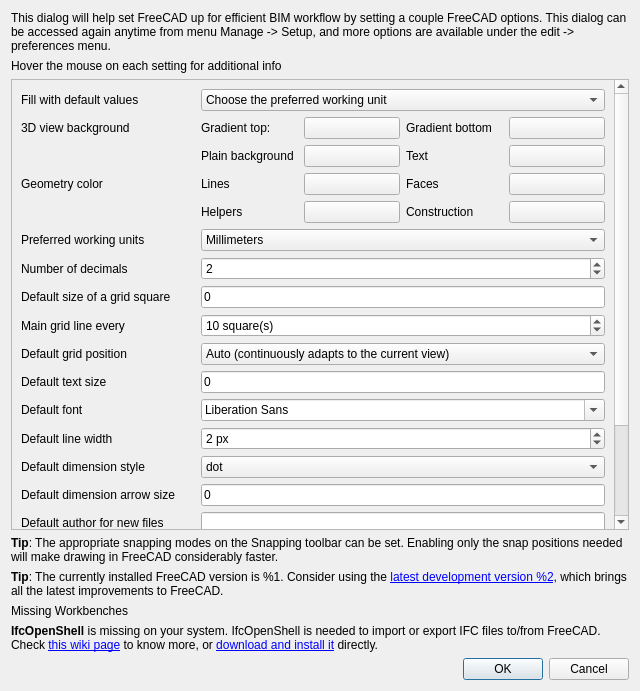
<?xml version="1.0" encoding="UTF-8"?>
<ui version="4.0">
 <class>BIMSetupDialog</class>
 <widget class="QDialog" name="BIMSetupDialog">
  <property name="windowModality">
   <enum>Qt::WindowModal</enum>
  </property>
  <property name="geometry">
   <rect>
    <x>0</x>
    <y>0</y>
    <width>640</width>
    <height>691</height>
   </rect>
  </property>
  <property name="windowTitle">
   <string>BIM Setup</string>
  </property>
  <layout class="QVBoxLayout" name="verticalLayout">
   <item>
    <widget class="QLabel" name="label_2">
     <property name="text">
      <string>This dialog will help set FreeCAD up for efficient BIM workflow by setting a couple FreeCAD options. This dialog can be accessed again anytime from menu Manage -&gt; Setup, and more options are available under the edit -&gt; preferences menu.</string>
     </property>
     <property name="wordWrap">
      <bool>true</bool>
     </property>
    </widget>
   </item>
   <item>
    <widget class="QLabel" name="label_18">
     <property name="text">
      <string>Hover the mouse on each setting for additional info</string>
     </property>
    </widget>
   </item>
   <item>
    <widget class="QScrollArea" name="scrollArea">
     <property name="widgetResizable">
      <bool>true</bool>
     </property>
     <widget class="QWidget" name="scrollAreaWidgetContents">
      <property name="geometry">
       <rect>
        <x>0</x>
        <y>-546</y>
        <width>667</width>
        <height>871</height>
       </rect>
      </property>
      <layout class="QVBoxLayout" name="verticalLayout_2">
       <item>
        <layout class="QGridLayout" name="gridLayout">
         <item row="11" column="0">
          <widget class="QLabel" name="label_7">
           <property name="text">
            <string>Default dimension style</string>
           </property>
          </widget>
         </item>
         <item row="4" column="0">
          <widget class="QLabel" name="label_14">
           <property name="text">
            <string>Number of decimals</string>
           </property>
          </widget>
         </item>
         <item row="15" column="1">
          <widget class="QCheckBox" name="settingNewdocument">
           <property name="toolTip">
            <string>&lt;html&gt;&lt;head/&gt;&lt;body&gt;&lt;p&gt;Check this to make FreeCAD start with a new blank document. Location in preferences: &lt;span style=&quot; font-weight:600;&quot;&gt;General &amp;gt; Document &amp;gt; Create new document at startup&lt;/span&gt;&lt;/p&gt;&lt;/body&gt;&lt;/html&gt;</string>
           </property>
           <property name="text">
            <string/>
           </property>
          </widget>
         </item>
         <item row="0" column="1">
          <widget class="QComboBox" name="comboPresets">
           <property name="toolTip">
            <string>Choose one of the presets in this list to fill all the settings below with predetermined values</string>
           </property>
           <item>
            <property name="text">
             <string>Choose the preferred working unit</string>
            </property>
           </item>
           <item>
            <property name="text">
             <string>Centimeters</string>
            </property>
           </item>
           <item>
            <property name="text">
             <string>Meters</string>
            </property>
           </item>
           <item>
            <property name="text">
             <string>US/Imperial</string>
            </property>
           </item>
          </widget>
         </item>
         <item row="6" column="0">
          <widget class="QLabel" name="label_17">
           <property name="text">
            <string>Main grid line every</string>
           </property>
          </widget>
         </item>
         <item row="3" column="1">
          <widget class="QComboBox" name="settingUnits">
           <property name="toolTip">
            <string>&lt;html&gt;&lt;head/&gt;&lt;body&gt;&lt;p&gt;The preferred unit that will be used everywhere: in dialogs, measurements and dimensions. However, any other unit can be entered anytime. Changing the default unit system anytime will not cause any modification to the model. Location in preferences: &lt;span style=&quot; font-weight:600;&quot;&gt;General &amp;gt; Default unit system&lt;/span&gt;&lt;/p&gt;&lt;/body&gt;&lt;/html&gt;</string>
           </property>
           <item>
            <property name="text">
             <string>Millimeters</string>
            </property>
           </item>
           <item>
            <property name="text">
             <string>Centimeters</string>
            </property>
           </item>
           <item>
            <property name="text">
             <string>Meters</string>
            </property>
           </item>
           <item>
            <property name="text">
             <string>Inches</string>
            </property>
           </item>
           <item>
            <property name="text">
             <string>Feet</string>
            </property>
           </item>
           <item>
            <property name="text">
             <string>Architectural</string>
            </property>
           </item>
          </widget>
         </item>
         <item row="8" column="0">
          <widget class="QLabel" name="label_4">
           <property name="text">
            <string>Default text size</string>
           </property>
          </widget>
         </item>
         <item row="16" column="0">
          <widget class="QLabel" name="label_12">
           <property name="text">
            <string>Number of backup files</string>
           </property>
          </widget>
         </item>
         <item row="4" column="1">
          <widget class="QSpinBox" name="settingDecimals">
           <property name="toolTip">
            <string>&lt;html&gt;&lt;head/&gt;&lt;body&gt;&lt;p&gt;The number of decimals preferred in the interface controls and measurements. Location in preferences: &lt;span style=&quot; font-weight:600;&quot;&gt;General &amp;gt; Units &amp;gt; Number of decimals&lt;/span&gt;&lt;/p&gt;&lt;/body&gt;&lt;/html&gt;</string>
           </property>
           <property name="value">
            <number>2</number>
           </property>
          </widget>
         </item>
         <item row="6" column="1">
          <widget class="QSpinBox" name="settingSquares">
           <property name="toolTip">
            <string>&lt;html&gt;&lt;head/&gt;&lt;body&gt;&lt;p&gt;How many small squares between each main line of the grid. Location in preferences: &lt;span style=&quot; font-weight:600;&quot;&gt;Draft &amp;gt; Grid and snapping &amp;gt; Main line every&lt;/span&gt;&lt;/p&gt;&lt;/body&gt;&lt;/html&gt;</string>
           </property>
           <property name="suffix">
            <string> square(s)</string>
           </property>
           <property name="value">
            <number>10</number>
           </property>
          </widget>
         </item>
         <item row="11" column="1">
          <widget class="QComboBox" name="settingDimstyle">
           <property name="toolTip">
            <string>&lt;html&gt;&lt;head/&gt;&lt;body&gt;&lt;p&gt;Default dimension style. Location in preferences: &lt;span style=&quot; font-weight:600;&quot;&gt;Draft &amp;gt; Texts and dimensions &amp;gt; Arrow style, TechDraw &amp;gt; TechDraw 2 &amp;gt; Arrow Style&lt;/span&gt;&lt;/p&gt;&lt;/body&gt;&lt;/html&gt;</string>
           </property>
           <item>
            <property name="text">
             <string>dot</string>
            </property>
           </item>
           <item>
            <property name="text">
             <string>arrow</string>
            </property>
           </item>
           <item>
            <property name="text">
             <string>slash</string>
            </property>
           </item>
           <item>
            <property name="text">
             <string>thick slash</string>
            </property>
           </item>
          </widget>
         </item>
         <item row="17" column="0">
          <widget class="QLabel" name="label_28">
           <property name="text">
            <string>Default camera altitude</string>
           </property>
          </widget>
         </item>
         <item row="7" column="0">
          <widget class="QLabel" name="label_15">
           <property name="text">
            <string>Default grid position</string>
           </property>
          </widget>
         </item>
         <item row="3" column="0">
          <widget class="QLabel" name="label">
           <property name="text">
            <string>Preferred working units</string>
           </property>
          </widget>
         </item>
         <item row="15" column="0">
          <widget class="QLabel" name="label_11">
           <property name="text">
            <string>Open a new document at startup</string>
           </property>
          </widget>
         </item>
         <item row="0" column="0">
          <widget class="QLabel" name="label_27">
           <property name="text">
            <string>Fill with default values</string>
           </property>
          </widget>
         </item>
         <item row="2" column="0">
          <layout class="QVBoxLayout" name="verticalLayout_5">
           <item>
            <widget class="QLabel" name="label_19">
             <property name="text">
              <string>3D view background</string>
             </property>
            </widget>
           </item>
           <item>
            <widget class="QLabel" name="label_31">
             <property name="text">
              <string/>
             </property>
            </widget>
           </item>
           <item>
            <widget class="QLabel" name="label_22">
             <property name="text">
              <string>Geometry color</string>
             </property>
            </widget>
           </item>
           <item>
            <widget class="QLabel" name="label_13">
             <property name="text">
              <string/>
             </property>
            </widget>
           </item>
          </layout>
         </item>
         <item row="9" column="0">
          <widget class="QLabel" name="label_5">
           <property name="text">
            <string>Default font</string>
           </property>
          </widget>
         </item>
         <item row="10" column="1">
          <widget class="QSpinBox" name="settingLinewidth">
           <property name="toolTip">
            <string>&lt;html&gt;&lt;head/&gt;&lt;body&gt;&lt;p&gt;Default line width. Location in preferences: &lt;span style=&quot; font-weight:600;&quot;&gt;Display &amp;gt; Part colors &amp;gt; Default line width, Draft &amp;gt; Visual settings &amp;gt; Default line width&lt;/span&gt;&lt;/p&gt;&lt;/body&gt;&lt;/html&gt;</string>
           </property>
           <property name="suffix">
            <string> px</string>
           </property>
           <property name="value">
            <number>2</number>
           </property>
          </widget>
         </item>
         <item row="16" column="1">
          <widget class="QSpinBox" name="settingBackupfiles">
           <property name="toolTip">
            <string>&lt;html&gt;&lt;head/&gt;&lt;body&gt;&lt;p&gt;The number of backup files to keep when saving a file. Location in preferences: &lt;span style=&quot; font-weight:600;&quot;&gt;General &amp;gt; Document &amp;gt; Maximum number of backup files&lt;/span&gt;&lt;/p&gt;&lt;/body&gt;&lt;/html&gt;</string>
           </property>
           <property name="value">
            <number>1</number>
           </property>
          </widget>
         </item>
         <item row="5" column="0">
          <widget class="QLabel" name="label_3">
           <property name="text">
            <string>Default size of a grid square</string>
           </property>
          </widget>
         </item>
         <item row="14" column="0">
          <widget class="QLabel" name="label_9">
           <property name="text">
            <string>Default license for new files</string>
           </property>
          </widget>
         </item>
         <item row="10" column="0">
          <widget class="QLabel" name="label_6">
           <property name="text">
            <string>Default line width</string>
           </property>
          </widget>
         </item>
         <item row="5" column="1">
          <widget class="Gui::InputField" name="settingGrid">
           <property name="toolTip">
            <string>&lt;html&gt;&lt;head/&gt;&lt;body&gt;&lt;p&gt;This is the size of the smallest square of the grid. Location in preferences: &lt;span style=&quot; font-weight:600;&quot;&gt;Draft &amp;gt; Grid and snapping &amp;gt; Grid spacing&lt;/span&gt;&lt;/p&gt;&lt;/body&gt;&lt;/html&gt;</string>
           </property>
           <property name="text">
            <string>0</string>
           </property>
           <property name="unit" stdset="0">
            <string notr="true"/>
           </property>
          </widget>
         </item>
         <item row="2" column="1">
          <layout class="QGridLayout" name="gridLayout_2">
           <item row="3" column="3">
            <widget class="Gui::ColorButton" name="colorButtonConstruction">
             <property name="toolTip">
              <string>&lt;html&gt;&lt;head/&gt;&lt;body&gt;&lt;p&gt;The default color of construction geometry. Location in preferences: &lt;span style=&quot; font-weight:600;&quot;&gt;Draft &amp;gt; General &amp;gt; Construction geometry color&lt;/span&gt;&lt;/p&gt;&lt;/body&gt;&lt;/html&gt;</string>
             </property>
            </widget>
           </item>
           <item row="2" column="3">
            <widget class="Gui::ColorButton" name="colorButtonFaces">
             <property name="toolTip">
              <string>&lt;html&gt;&lt;head/&gt;&lt;body&gt;&lt;p&gt;The default color of faces in the 3D view. Location in preferences: &lt;span style=&quot; font-weight:600;&quot;&gt;Display &amp;gt; Part/Part Design Color &amp;gt; Shape Appearance &amp;gt; Shape color&lt;/span&gt;&lt;/p&gt;&lt;/body&gt;&lt;/html&gt;</string>
             </property>
            </widget>
           </item>
           <item row="3" column="2">
            <widget class="QLabel" name="label_25">
             <property name="text">
              <string>Construction</string>
             </property>
            </widget>
           </item>
           <item row="3" column="0">
            <widget class="QLabel" name="label_26">
             <property name="text">
              <string>Helpers</string>
             </property>
            </widget>
           </item>
           <item row="2" column="2">
            <widget class="QLabel" name="label_24">
             <property name="text">
              <string>Faces</string>
             </property>
            </widget>
           </item>
           <item row="3" column="1">
            <widget class="Gui::ColorButton" name="colorButtonHelpers">
             <property name="toolTip">
              <string>&lt;html&gt;&lt;head/&gt;&lt;body&gt;&lt;p&gt;The default color for helper objects such as grids and axes. Location in preferences: &lt;span style=&quot; font-weight:600;&quot;&gt;BIM  &amp;gt; Defaults &amp;gt; Helper colors&lt;/span&gt;&lt;/p&gt;&lt;/body&gt;&lt;/html&gt;</string>
             </property>
            </widget>
           </item>
           <item row="2" column="0">
            <widget class="QLabel" name="label_23">
             <property name="text">
              <string>Lines</string>
             </property>
            </widget>
           </item>
           <item row="2" column="1">
            <widget class="Gui::ColorButton" name="colorButtonLines">
             <property name="toolTip">
              <string>&lt;html&gt;&lt;head/&gt;&lt;body&gt;&lt;p&gt;The default color of lines in the 3D view. Location in preferences: &lt;span style=&quot; font-weight:600;&quot;&gt;Display &amp;gt; Part/Part Design Color &amp;gt; Shape Appearance &amp;gt; Default line color&lt;/span&gt;&lt;/p&gt;&lt;/body&gt;&lt;/html&gt;</string>
             </property>
            </widget>
           </item>
           <item row="0" column="0">
            <widget class="QLabel" name="label_20">
             <property name="text">
              <string>Gradient top:</string>
             </property>
            </widget>
           </item>
           <item row="0" column="1">
            <widget class="Gui::ColorButton" name="colorButtonTop">
             <property name="toolTip">
              <string>&lt;html&gt;&lt;head/&gt;&lt;body&gt;&lt;p&gt;The top color of the 3D view background gradient. Location in preferences: &lt;span style=&quot; font-weight:600;&quot;&gt;Display &amp;gt; Colors &amp;gt; Color gradient&lt;/span&gt;&lt;/p&gt;&lt;/body&gt;&lt;/html&gt;</string>
             </property>
            </widget>
           </item>
           <item row="0" column="2">
            <widget class="QLabel" name="label_21">
             <property name="text">
              <string>Gradient bottom</string>
             </property>
            </widget>
           </item>
           <item row="0" column="3">
            <widget class="Gui::ColorButton" name="colorButtonBottom">
             <property name="toolTip">
              <string>&lt;html&gt;&lt;head/&gt;&lt;body&gt;&lt;p&gt;The bottom color of the 3D view background gradient. Location in preferences: &lt;span style=&quot; font-weight:600;&quot;&gt;Display &amp;gt; Colors &amp;gt; Color gradient&lt;/span&gt;&lt;/p&gt;&lt;/body&gt;&lt;/html&gt;</string>
             </property>
            </widget>
           </item>
           <item row="1" column="0">
            <widget class="QLabel" name="label_29">
             <property name="text">
              <string>Plain background</string>
             </property>
            </widget>
           </item>
           <item row="1" column="2">
            <widget class="QLabel" name="label_30">
             <property name="text">
              <string>Text</string>
             </property>
            </widget>
           </item>
           <item row="1" column="1">
            <widget class="Gui::PrefColorButton" name="colorButtonSimple">
             <property name="toolTip">
              <string>The background color when simple color is enabled</string>
             </property>
            </widget>
           </item>
           <item row="1" column="3">
            <widget class="Gui::PrefColorButton" name="colorButtonText">
             <property name="toolTip">
              <string>The color to use for texts and dimensions</string>
             </property>
            </widget>
           </item>
          </layout>
         </item>
         <item row="17" column="1">
          <widget class="QSpinBox" name="settingCameraHeight">
           <property name="toolTip">
            <string>The altitude of the camera when a blank file is created. Recommended values are between 5 (view a few centimeters wide) and 5000 (view a few meters wide)</string>
           </property>
           <property name="maximum">
            <number>99999</number>
           </property>
           <property name="value">
            <number>5</number>
           </property>
          </widget>
         </item>
         <item row="13" column="1">
          <widget class="QLineEdit" name="settingAuthor">
           <property name="toolTip">
            <string>&lt;html&gt;&lt;head/&gt;&lt;body&gt;&lt;p&gt;Name (optional). You can also add an email address like this: John Doe &amp;lt;john@doe.com&amp;gt;. Location in preferences: &lt;span style=&quot; font-weight:600;&quot;&gt;General &amp;gt; Document &amp;gt; Author name&lt;/span&gt;&lt;/p&gt;&lt;/body&gt;&lt;/html&gt;</string>
           </property>
           <property name="text">
            <string/>
           </property>
          </widget>
         </item>
         <item row="8" column="1">
          <widget class="Gui::InputField" name="settingText">
           <property name="toolTip">
            <string>&lt;html&gt;&lt;head/&gt;&lt;body&gt;&lt;p&gt;The default size of texts and dimension texts. Location in preferences: &lt;span style=&quot; font-weight:600;&quot;&gt;Draft &amp;gt; Texts and dimensions &amp;gt; Font size, TechDraw &amp;gt; TechDraw 2 &amp;gt; Font size&lt;/span&gt;&lt;/p&gt;&lt;/body&gt;&lt;/html&gt;</string>
           </property>
           <property name="text">
            <string>0</string>
           </property>
           <property name="unit" stdset="0">
            <string notr="true"/>
           </property>
          </widget>
         </item>
         <item row="12" column="0">
          <widget class="QLabel" name="label_16">
           <property name="text">
            <string>Default dimension arrow size</string>
           </property>
          </widget>
         </item>
         <item row="14" column="1">
          <widget class="QComboBox" name="settingLicense">
           <property name="toolTip">
            <string>&lt;html&gt;&lt;head/&gt;&lt;body&gt;&lt;p&gt;Optional license to use for new files. Keep &amp;quot;All rights reserved&amp;quot; if no license is preferred. Location in preferences: &lt;span style=&quot; font-weight:600;&quot;&gt;General &amp;gt; Document &amp;gt; Default license&lt;/span&gt;&lt;/p&gt;&lt;/body&gt;&lt;/html&gt;</string>
           </property>
           <item>
            <property name="text">
             <string>All rights reserved (no specific license)</string>
            </property>
           </item>
           <item>
            <property name="text">
             <string notr="true">CC-BY</string>
            </property>
           </item>
           <item>
            <property name="text">
             <string notr="true">CC-BY-SA</string>
            </property>
           </item>
           <item>
            <property name="text">
             <string notr="true">CC-BY-NC</string>
            </property>
           </item>
           <item>
            <property name="text">
             <string notr="true">CC-BY-SA-NC</string>
            </property>
           </item>
           <item>
            <property name="text">
             <string/>
            </property>
           </item>
          </widget>
         </item>
         <item row="12" column="1">
          <widget class="Gui::InputField" name="settingArrowsize">
           <property name="toolTip">
            <string>&lt;html&gt;&lt;head/&gt;&lt;body&gt;&lt;p&gt;Default dimension arrow size. Location in preferences: &lt;span style=&quot; font-weight:600;&quot;&gt;TechDraw &amp;gt; TechDraw 2 &amp;gt; Arrow size, Draft &amp;gt; Texts and dimensions &amp;gt; Arrow size&lt;/span&gt;&lt;/p&gt;&lt;/body&gt;&lt;/html&gt;</string>
           </property>
           <property name="text">
            <string>0</string>
           </property>
           <property name="unit" stdset="0">
            <string notr="true"/>
           </property>
          </widget>
         </item>
         <item row="9" column="1">
          <widget class="QFontComboBox" name="settingFont">
           <property name="toolTip">
            <string>&lt;html&gt;&lt;head/&gt;&lt;body&gt;&lt;p&gt;Default font. Location in preferences: &lt;span style=&quot; font-weight:600;&quot;&gt;Draft &amp;gt; Texts and dimensions &amp;gt; Font family, TechDraw &amp;gt; TechDraw 1 &amp;gt; Label Font&lt;/span&gt;&lt;/p&gt;&lt;/body&gt;&lt;/html&gt;</string>
           </property>
          </widget>
         </item>
         <item row="13" column="0">
          <widget class="QLabel" name="label_8">
           <property name="text">
            <string>Default author for new files</string>
           </property>
          </widget>
         </item>
         <item row="7" column="1">
          <widget class="QComboBox" name="settingWP">
           <property name="toolTip">
            <string>&lt;html&gt;&lt;head/&gt;&lt;body&gt;&lt;p&gt;Where the grid appears at FreeCAD startup. Location in preferences: &lt;span style=&quot; font-weight:600;&quot;&gt;Draft &amp;gt; General &amp;gt; Default working plane&lt;/span&gt;&lt;/p&gt;&lt;/body&gt;&lt;/html&gt;</string>
           </property>
           <item>
            <property name="text">
             <string>Auto (continuously adapts to the current view)</string>
            </property>
           </item>
           <item>
            <property name="text">
             <string>Top (XY)</string>
            </property>
           </item>
           <item>
            <property name="text">
             <string>Front (XZ)</string>
            </property>
           </item>
           <item>
            <property name="text">
             <string>Side (YZ)</string>
            </property>
           </item>
          </widget>
         </item>
        </layout>
       </item>
      </layout>
     </widget>
    </widget>
   </item>
   <item>
    <widget class="QLabel" name="labelSnapTip">
     <property name="text">
      <string>&lt;html&gt;&lt;head/&gt;&lt;body&gt;&lt;p&gt;&lt;span style=&quot; font-weight:600;&quot;&gt;Tip&lt;/span&gt;: The appropriate snapping modes on the Snapping toolbar can be set. Enabling only the snap positions needed will make drawing in FreeCAD considerably faster.&lt;/p&gt;&lt;/body&gt;&lt;/html&gt;</string>
     </property>
     <property name="wordWrap">
      <bool>true</bool>
     </property>
    </widget>
   </item>
   <item>
    <widget class="QLabel" name="labelVersion">
     <property name="text">
      <string>&lt;html&gt;&lt;head/&gt;&lt;body&gt;&lt;p&gt;&lt;b&gt;Tip&lt;/b&gt;: The currently installed FreeCAD version is %1. Consider using the &lt;a href=&quot;https://github.com/FreeCAD/FreeCAD/releases&quot;&gt;&lt;span style=&quot; text-decoration: underline; color:#0000ff;&quot;&gt;latest development version %2&lt;/span&gt;&lt;/a&gt;, which brings all the latest improvements to FreeCAD.&lt;/p&gt;&lt;/body&gt;&lt;/html&gt;</string>
     </property>
     <property name="wordWrap">
      <bool>true</bool>
     </property>
     <property name="textInteractionFlags">
      <set>Qt::LinksAccessibleByKeyboard|Qt::LinksAccessibleByMouse</set>
     </property>
    </widget>
   </item>
   <item>
    <widget class="QLabel" name="labelMissingWorkbenches">
     <property name="text">
      <string>Missing Workbenches</string>
     </property>
     <property name="wordWrap">
      <bool>true</bool>
     </property>
    </widget>
   </item>
   <item>
    <widget class="QLabel" name="labelIfcOpenShell">
     <property name="text">
      <string>&lt;b&gt;IfcOpenShell&lt;/b&gt; is missing on your system. IfcOpenShell is needed to import or export IFC files to/from FreeCAD. Check &lt;a href=&quot;https://www.freecad.org/wiki/Arch_IFC&quot;&gt;this wiki page&lt;/a&gt; to know more, or &lt;a href=&quot;#install&quot;&gt;download and install it&lt;/a&gt; directly.&lt;/p&gt;</string>
     </property>
     <property name="wordWrap">
      <bool>true</bool>
     </property>
     <property name="openExternalLinks">
      <bool>false</bool>
     </property>
    </widget>
   </item>
   <item>
    <widget class="QDialogButtonBox" name="buttonBox">
     <property name="orientation">
      <enum>Qt::Horizontal</enum>
     </property>
     <property name="standardButtons">
      <set>QDialogButtonBox::Cancel|QDialogButtonBox::Ok</set>
     </property>
    </widget>
   </item>
  </layout>
 </widget>
 <customwidgets>
  <customwidget>
   <class>Gui::InputField</class>
   <extends>QLineEdit</extends>
   <header>Gui/InputField.h</header>
  </customwidget>
  <customwidget>
   <class>Gui::ColorButton</class>
   <extends>QPushButton</extends>
   <header>Gui/Widgets.h</header>
  </customwidget>
  <customwidget>
   <class>Gui::PrefColorButton</class>
   <extends>Gui::ColorButton</extends>
   <header>Gui/PrefWidgets.h</header>
  </customwidget>
 </customwidgets>
 <resources/>
 <connections>
  <connection>
   <sender>buttonBox</sender>
   <signal>rejected()</signal>
   <receiver>BIMSetupDialog</receiver>
   <slot>reject()</slot>
   <hints>
    <hint type="sourcelabel">
     <x>316</x>
     <y>260</y>
    </hint>
    <hint type="destinationlabel">
     <x>286</x>
     <y>274</y>
    </hint>
   </hints>
  </connection>
  <connection>
   <sender>buttonBox</sender>
   <signal>accepted()</signal>
   <receiver>BIMSetupDialog</receiver>
   <slot>accept()</slot>
   <hints>
    <hint type="sourcelabel">
     <x>248</x>
     <y>254</y>
    </hint>
    <hint type="destinationlabel">
     <x>157</x>
     <y>274</y>
    </hint>
   </hints>
  </connection>
 </connections>
</ui>
